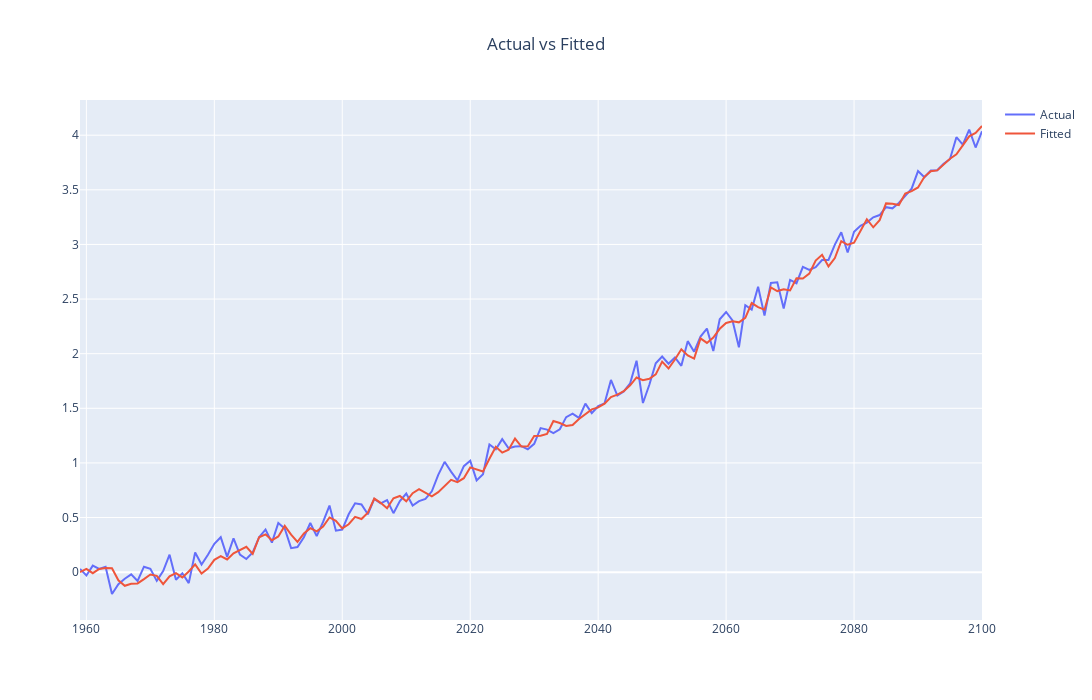

Notebook cell for this chart:
### Code cell
# # Actual vs Fitted
from statsmodels.graphics.tsaplots import plot_predict
# plot_predict(modelfit.get_prediction, dynamic=False)

modelfit_predict = sm.tsa.ARIMA(predict_degree_series.dropna().to_numpy(), order=(10, 1, 4)).fit()

forecast = modelfit_predict.predict(dynamic=False)

figp = go.Figure()
figp.add_traces(go.Scatter(x=all_years, y=predict_degree_series, mode = "lines", name = "Actual"))
figp.add_traces(go.Scatter(x=all_years, y=forecast, mode = "lines", name = "Fitted"))

figp.update_layout( 
        title='Actual vs Fitted',
        title_x=0.5,
        autosize=False,
        width=1800,
        height=700,
    )

figp.show()

### Figure 1 — Plotly figure (JSON) as saved in the notebook; plotly's stock layout.template omitted (floating-point values rounded to 4 significant figures; data arrays with more than 128 entries replaced by an {"elided": "..."} marker saying what was removed)
{"data": [{"mode": "lines", "name": "Actual", "type": "scatter", "x": {"elided": "142 int values"}, "y": {"elided": "142 float values"}}, {"mode": "lines", "name": "Fitted", "type": "scatter", "x": {"elided": "142 int values"}, "y": {"elided": "142 float values"}}], "layout": {"autosize": false, "height": 700, "title": {"text": "Actual vs Fitted", "x": 0.5}, "width": 1800}}
